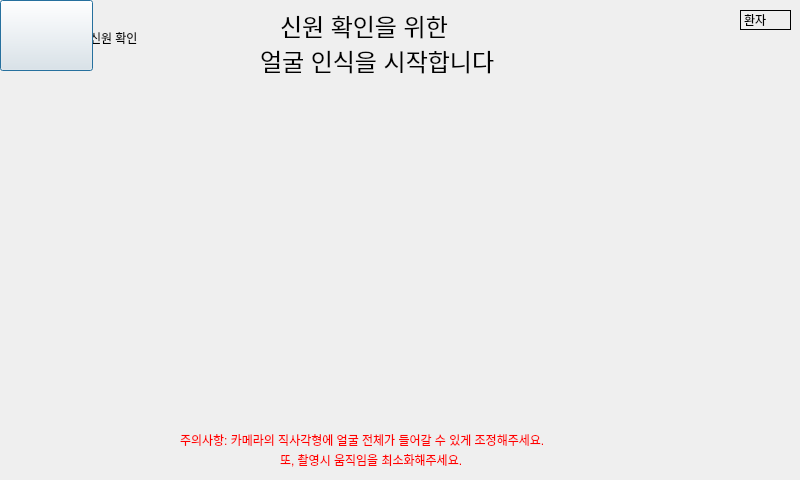
<?xml version="1.0" encoding="UTF-8"?>
<ui version="4.0">
 <class>Dialog</class>
 <widget class="QDialog" name="Dialog">
  <property name="geometry">
   <rect>
    <x>0</x>
    <y>0</y>
    <width>800</width>
    <height>480</height>
   </rect>
  </property>
  <property name="windowTitle">
   <string>Dialog</string>
  </property>
  <property name="styleSheet">
   <string notr="true">#medical_text{border: 1px solid black;}</string>
  </property>
  <widget class="QLabel" name="face_text2">
   <property name="geometry">
    <rect>
     <x>260</x>
     <y>30</y>
     <width>321</width>
     <height>61</height>
    </rect>
   </property>
   <property name="styleSheet">
    <string notr="true">#face_text2{font-size: 24px; font-family: 'Arial';}</string>
   </property>
   <property name="text">
    <string>얼굴 인식을 시작합니다</string>
   </property>
  </widget>
  <widget class="QLabel" name="face_text1">
   <property name="geometry">
    <rect>
     <x>280</x>
     <y>-10</y>
     <width>271</width>
     <height>71</height>
    </rect>
   </property>
   <property name="styleSheet">
    <string notr="true">#face_text1{font-size: 24px; font-family: 'Arial';}</string>
   </property>
   <property name="text">
    <string>신원 확인을 위한</string>
   </property>
  </widget>
  <widget class="QLabel" name="warning_text1">
   <property name="geometry">
    <rect>
     <x>180</x>
     <y>430</y>
     <width>501</width>
     <height>20</height>
    </rect>
   </property>
   <property name="styleSheet">
    <string notr="true">#warning_text1{color:red}</string>
   </property>
   <property name="text">
    <string>주의사항: 카메라의 직사각형에 얼굴 전체가 들어갈 수 있게 조정해주세요.</string>
   </property>
  </widget>
  <widget class="QLabel" name="warning_text2">
   <property name="geometry">
    <rect>
     <x>280</x>
     <y>450</y>
     <width>251</width>
     <height>20</height>
    </rect>
   </property>
   <property name="styleSheet">
    <string notr="true">#warning_text2{color:red}</string>
   </property>
   <property name="text">
    <string>또, 촬영시 움직임을 최소화해주세요.</string>
   </property>
  </widget>
  <widget class="QLabel" name="direct_2">
   <property name="geometry">
    <rect>
     <x>90</x>
     <y>90</y>
     <width>91</width>
     <height>91</height>
    </rect>
   </property>
   <property name="styleSheet">
    <string notr="true">#direct_2{border-image:url(:/direction/direction_2.png);}</string>
   </property>
   <property name="text">
    <string/>
   </property>
  </widget>
  <widget class="QLabel" name="direct_1">
   <property name="geometry">
    <rect>
     <x>610</x>
     <y>90</y>
     <width>91</width>
     <height>91</height>
    </rect>
   </property>
   <property name="styleSheet">
    <string notr="true">#direct_1{border-image:url(:/direction/direction_1.png);}</string>
   </property>
   <property name="text">
    <string/>
   </property>
  </widget>
  <widget class="QLabel" name="direct_4">
   <property name="geometry">
    <rect>
     <x>90</x>
     <y>330</y>
     <width>91</width>
     <height>91</height>
    </rect>
   </property>
   <property name="styleSheet">
    <string notr="true">#direct_4{border-image:url(:/direction/direction_4.png);}</string>
   </property>
   <property name="text">
    <string/>
   </property>
  </widget>
  <widget class="QLabel" name="direct_5">
   <property name="geometry">
    <rect>
     <x>610</x>
     <y>330</y>
     <width>91</width>
     <height>91</height>
    </rect>
   </property>
   <property name="styleSheet">
    <string notr="true">#direct_5{border-image:url(:/direction/direction_3.png);}</string>
   </property>
   <property name="text">
    <string/>
   </property>
  </widget>
  <widget class="QWidget" name="camera" native="true">
   <property name="geometry">
    <rect>
     <x>109</x>
     <y>109</y>
     <width>571</width>
     <height>291</height>
    </rect>
   </property>
  </widget>
  <widget class="QLabel" name="medical_text">
   <property name="geometry">
    <rect>
     <x>740</x>
     <y>10</y>
     <width>51</width>
     <height>20</height>
    </rect>
   </property>
   <property name="styleSheet">
    <string notr="true">#medical_text{border: 1px solid black;}</string>
   </property>
   <property name="text">
    <string>환자</string>
   </property>
  </widget>
  <widget class="QLabel" name="identification_text">
   <property name="geometry">
    <rect>
     <x>90</x>
     <y>30</y>
     <width>64</width>
     <height>15</height>
    </rect>
   </property>
   <property name="text">
    <string>신원 확인</string>
   </property>
  </widget>
  <widget class="QPushButton" name="navigation_image">
   <property name="geometry">
    <rect>
     <x>0</x>
     <y>0</y>
     <width>93</width>
     <height>71</height>
    </rect>
   </property>
   <property name="styleSheet">
    <string notr="true">#navigation_image{border-image: url(:/home/home.png)}</string>
   </property>
   <property name="text">
    <string/>
   </property>
  </widget>
 </widget>
 <resources>
  <include location="home.qrc"/>
 </resources>
 <connections/>
</ui>
